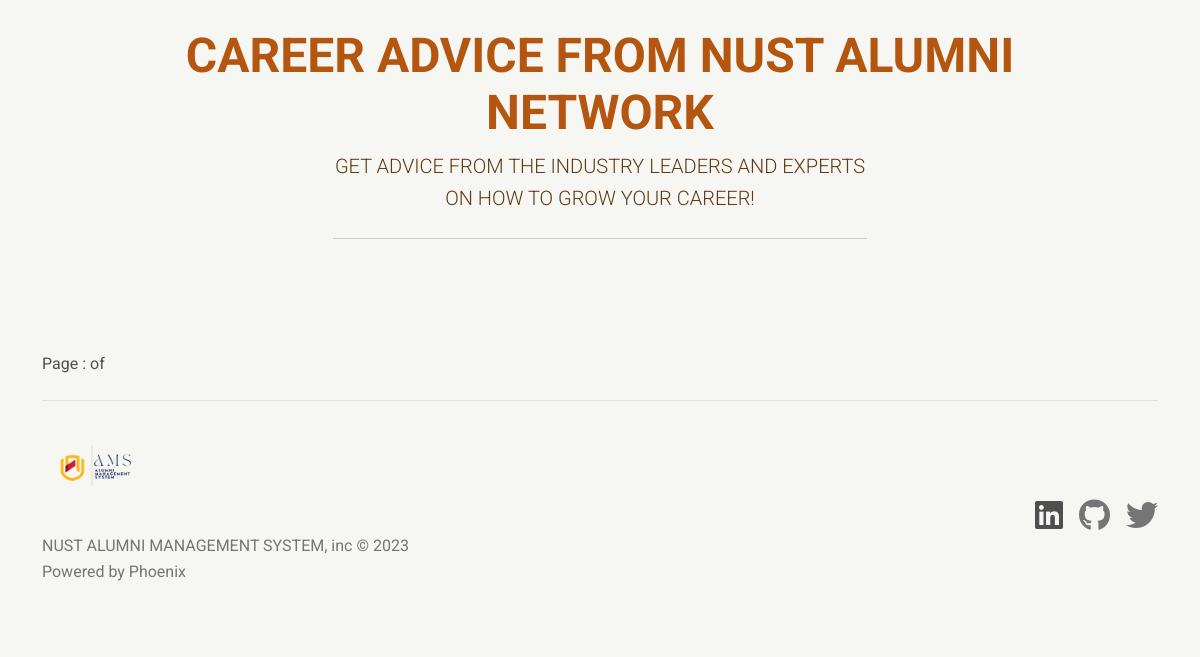
Page /career-advice/ (lower part) on the earlier database version.
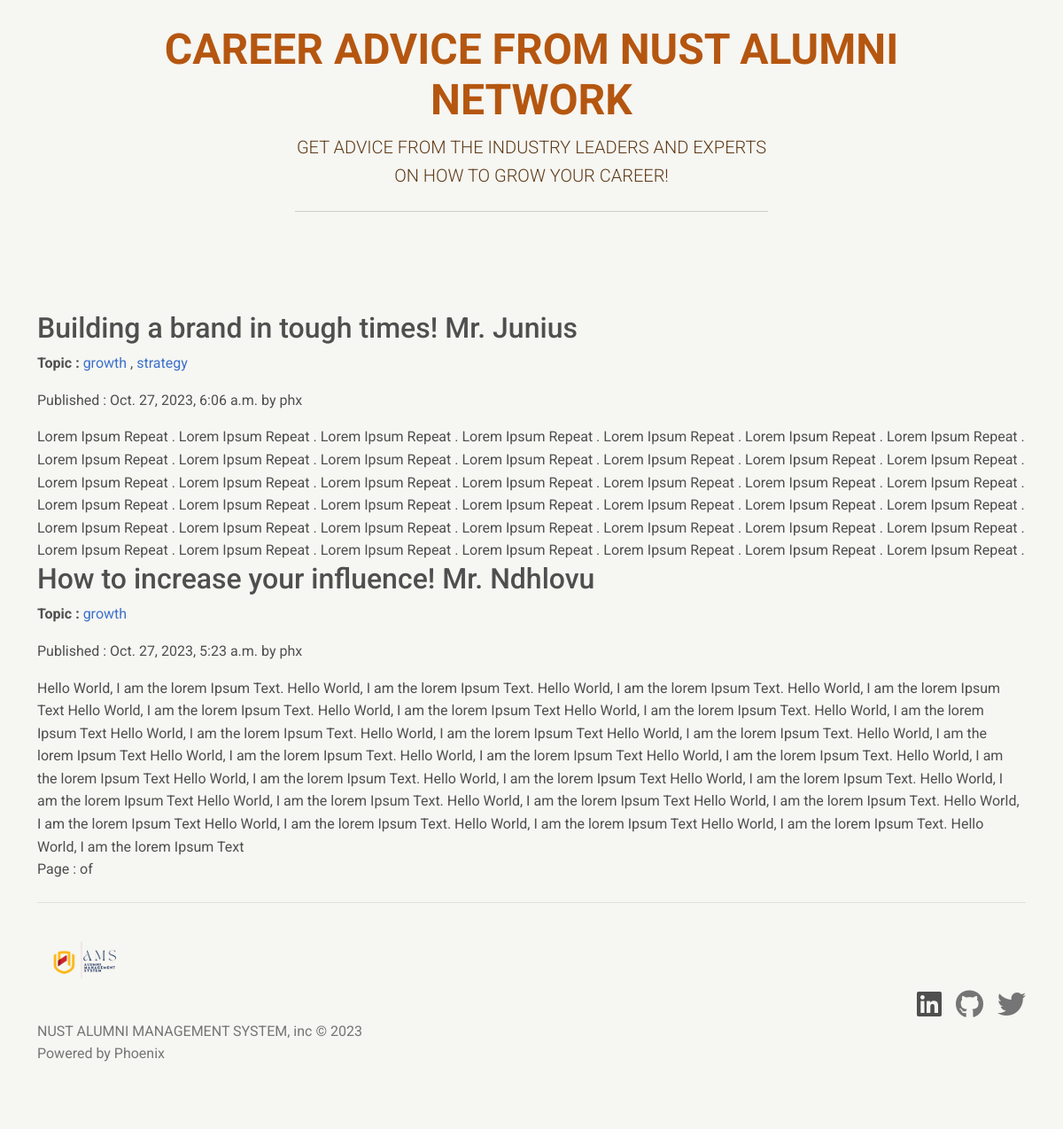
Same page on the later database version.
### careerAdviceApp/models.py (models this page shows, shortened)
class CareerAdvice(models.Model):
    STATUS_CHOICES = (
        ('draft','Draft'),
        ('published','Published'),
    )
    person_name = models.CharField(max_length=250)
    position = models.CharField(max_length=100)
    company = models.CharField(max_length=100)
    author = models.ForeignKey(User, on_delete=models.CASCADE, related_name='career_advice')
    title_of_advice = models.CharField(max_length=100)
    the_advise = models.TextField()
    publish = models.DateTimeField(default=timezone.now)
    created = models.DateTimeField(auto_now_add=True)
    status = models.CharField(max_length=20, choices=STATUS_CHOICES,default='draft')
    objects = models.Manager()
    publishedAdvice = PublishedCareerAdviceManager()
    tags = TaggableManager()
    """
            TAGS MANAGER ALLOWS
    1. Add
    2. Retrieve
    3. Remove Tags from Objects

    """
    class Meta:
        ordering = ('-publish',)

### careerAdviceApp/views.py (the view)
# urls.py: path('', views.CareerAdviceListView,name='advice_list'),
def CareerAdviceListView(request, tag_slug=None):
    advice_list = CareerAdvice.publishedAdvice.all()
    tag = None
    if tag_slug:
        tag = get_object_or_404(Tag, slug=tag_slug)
        advice_list = advice_list.filter(tags__in=[tag])
    paginator = Paginator(advice_list, 8)
    page = request.GET.get('page')
    try:
        advice = paginator.page(page)
    except PageNotAnInteger:
        advice = paginator.page(1)
    except EmptyPage:
        advice = paginator.page(paginator.num_pages)
    return render(request, 'career/list_advice.html',  {
            'page':page,
            'advice':advice,
            'tag':tag
        })

### careerAdviceApp/models.py (called while the page is built)
    def get_queryset(self):
        return super(PublishedCareerAdviceManager, self).get_queryset().filter(status='published')

### templates/career/list_advice.html (shortened to what this page needs)
{% extends '../base.html' %}
{% load static %}
{% block content %}
  <div class="px-4 py-5 my-5 text-center">
    <h1 class="display-5 fw-bold text-body-emphasis" style="color: #b55610;">CAREER ADVICE FROM NUST ALUMNI NETWORK</h1>
    <div class="col-lg-6 mx-auto">
      <p class="lead mb-4"  style="color: #5E3A17;">
        GET ADVICE FROM THE INDUSTRY LEADERS AND EXPERTS ON HOW TO GROW YOUR CAREER!
    </p>
      <hr/>
    </div>
  </div>
    {% for advice in advice %}
        <h2>
                {{ advice.title_of_advice }}
                <span>{{ advice.person_name }}</span>
        </h2>
        <p>
          <b>Topic :</b>
          {% for tag in advice.tags.all %}
              <a href="{% url "careeerAdviceApp:advice_list_by_tag" tag.slug %}">
                  {{ tag.name }}
              </a>
              {% if not forloop.last %}, {% endif %}
          {% endfor %}
      </p>
        <p>
            Published : {{ advice.publish }} by {{ advice.author }}
        </p>
        {{ advice.the_advise }}
    {% endfor %}
    {%include "../partials/pagination.html" with page=page_obj %}
{% endblock %}

### templates/base.html (shortened to what this page needs)
 {% load static %}
<!DOCTYPE html>
<html lang="en">
<head>
    <link
    href="https://cdnjs.cloudflare.com/ajax/libs/font-awesome/6.0.0/css/all.min.css"
    rel="stylesheet"
    />
    <link
    href="https://cdnjs.cloudflare.com/ajax/libs/mdb-ui-kit/6.4.1/mdb.min.css"
    rel="stylesheet"
    />
</head>
<body style="background-color: rgba(221, 221, 204, 0.247);">
    <div class="container">
        {% block content %}{% endblock%}
    {% include "partials/_footer.html" %}
    </div>
</body>
</html>

### templates/partials/_navbar.html (shortened to what this page needs)
{% load static %}

### templates/partials/_header.html (shortened to what this page needs)
{% load static %}

### templates/partials/pagination.html (shortened to what this page needs)
<div>
    <span>
            <span>
                Page : {{ page.number }} of {{ page.paginator.num_pages }}
            </span>
    </span>
</div>

### templates/partials/_footer.html
{% load static %}
<footer class="d-flex flex-wrap justify-content-between align-items-center py-3 my-4 border-top">
    <div class="col mb-3">
        <a href="/" class="d-flex align-items-center mb-3 link-dark text-decoration-none">
            <img
            src="{% static 'img/logo_trans.png' %}"
            alt="logo"
            height="100"
            loading="lazy"
            />
        </a>
        <p class="text-muted">NUST ALUMNI MANAGEMENT SYSTEM, inc &copy; 2023<br/>Powered by Phoenix</p>
    </div>
<ul class="nav col-md-4 justify-content-end list-unstyled d-flex">
    <li class="ms-3"><a class="text-muted" href="#"></a><i class="fab fa-linkedin fa-2x"></i></li>
    <li class="ms-3"><a class="text-muted" href="#"><i class="fab fa-github fa-2x"></i></a></li>
    <li class="ms-3"><a class="text-muted" href="#"><i class="fab fa-twitter fa-2x" ></i></a></li>
</ul>
</footer>

Differences in the rows shown:
added CareerAdvice: title_of_advice "Building a brand in tough times!", person_name "Mr. Junius", publish "Oct. 27, 2023, 6:06 a.m.", author "phx", the_advise "Lorem Ipsum Repeat . Lorem Ipsum Repeat . Lorem Ipsum Repeat . Lorem Ipsum Repeat . Lorem Ipsum Repeat . Lorem Ipsum Repeat . Lorem Ipsum Repeat . Lorem Ipsum Repeat . Lorem Ipsum Repeat . Lorem Ipsum Repeat . Lorem Ipsum Repeat . Lorem Ipsum Repeat . Lorem Ipsum Repeat . Lorem Ipsum Repeat . Lorem Ipsum Repeat . Lorem Ipsum Repeat . Lorem Ipsum Repeat . Lorem Ipsum Repeat . Lorem Ipsum Repeat . Lorem Ipsum Repeat . Lorem Ipsum Repeat . Lorem Ipsum Repeat . Lorem Ipsum Repeat . Lorem Ipsum Repeat . Lorem Ipsum Repeat . Lorem Ipsum Repeat . Lorem Ipsum Repeat . Lorem Ipsum Repeat . Lorem Ipsum Repeat . Lorem Ipsum Repeat . Lorem Ipsum Repeat . Lorem Ipsum Repeat . Lorem Ipsum Repeat . Lorem…"
added Tag: name "growth"
added Tag: name "strategy", shown under "Building a brand in tough times!"
added CareerAdvice: title_of_advice "How to increase your influence!", person_name "Mr. Ndhlovu", publish "Oct. 27, 2023, 5:23 a.m.", author "phx", the_advise "Hello World, I am the lorem Ipsum Text. Hello World, I am the lorem Ipsum Text. Hello World, I am the lorem Ipsum Text. Hello World, I am the lorem Ipsum Text Hello World, I am the lorem Ipsum Text. Hello World, I am the lorem Ipsum Text Hello World, I am the lorem Ipsum Text. Hello World, I am the lorem Ipsum Text Hello World, I am the lorem Ipsum Text. Hello World, I am the lorem Ipsum Text Hello World, I am the lorem Ipsum Text. Hello World, I am the lorem Ipsum Text Hello World, I am the lorem Ipsum Text. Hello World, I am the lorem Ipsum Text Hello World, I am the lorem Ipsum Text. Hello World, I am the lorem Ipsum Text Hello World, I am the lorem Ipsum Text. Hello World, I am the…"
